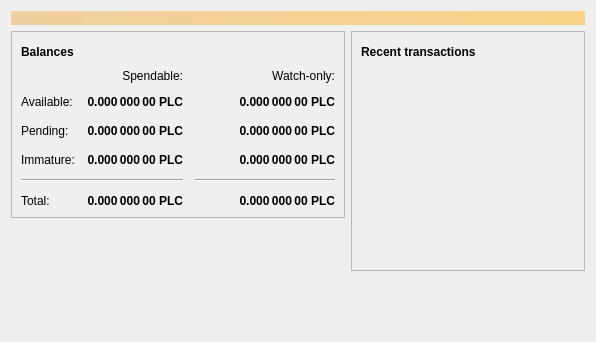
<?xml version="1.0" encoding="UTF-8"?>
<ui version="4.0">
 <class>OverviewPage</class>
 <widget class="QWidget" name="OverviewPage">
  <property name="geometry">
   <rect>
    <x>0</x>
    <y>0</y>
    <width>596</width>
    <height>342</height>
   </rect>
  </property>
  <property name="windowTitle">
   <string>Form</string>
  </property>
  <layout class="QVBoxLayout" name="topLayout">
   <item>
    <widget class="QLabel" name="labelAlerts">
     <property name="visible">
      <bool>false</bool>
     </property>
     <property name="styleSheet">
      <string notr="true">QLabel { background-color: qlineargradient(x1: 0, y1: 0, x2: 1, y2: 0, stop:0 #F0D0A0, stop:1 #F8D488); color:#000000; }</string>
     </property>
     <property name="wordWrap">
      <bool>true</bool>
     </property>
     <property name="margin">
      <number>3</number>
     </property>
     <property name="textInteractionFlags">
      <set>Qt::TextSelectableByMouse</set>
     </property>
    </widget>
   </item>
   <item>
    <layout class="QHBoxLayout" name="horizontalLayout" stretch="1,1">
     <item>
      <layout class="QVBoxLayout" name="verticalLayout_2">
       <item>
        <widget class="QFrame" name="frame">
         <property name="frameShape">
          <enum>QFrame::StyledPanel</enum>
         </property>
         <property name="frameShadow">
          <enum>QFrame::Raised</enum>
         </property>
         <layout class="QVBoxLayout" name="verticalLayout_4">
          <item>
           <layout class="QHBoxLayout" name="horizontalLayout_4">
            <item>
             <widget class="QLabel" name="label_5">
              <property name="font">
               <font>
                <weight>75</weight>
                <bold>true</bold>
               </font>
              </property>
              <property name="text">
               <string>Balances</string>
              </property>
             </widget>
            </item>
            <item>
             <widget class="QPushButton" name="labelWalletStatus">
              <property name="enabled">
               <bool>true</bool>
              </property>
              <property name="maximumSize">
               <size>
                <width>30</width>
                <height>16777215</height>
               </size>
              </property>
              <property name="toolTip">
               <string>The displayed information may be out of date. Your wallet automatically synchronizes with the Platincoin network after a connection is established, but this process has not completed yet.</string>
              </property>
              <property name="text">
               <string/>
              </property>
              <property name="icon">
               <iconset resource="../bitcoin.qrc">
                <normaloff>:/icons/warning</normaloff>
                <disabledoff>:/icons/warning</disabledoff>:/icons/warning</iconset>
              </property>
              <property name="iconSize">
               <size>
                <width>24</width>
                <height>24</height>
               </size>
              </property>
              <property name="flat">
               <bool>true</bool>
              </property>
             </widget>
            </item>
            <item>
             <spacer name="horizontalSpacer_3">
              <property name="orientation">
               <enum>Qt::Horizontal</enum>
              </property>
              <property name="sizeHint" stdset="0">
               <size>
                <width>40</width>
                <height>20</height>
               </size>
              </property>
             </spacer>
            </item>
           </layout>
          </item>
          <item>
           <layout class="QGridLayout" name="gridLayout">
            <property name="spacing">
             <number>12</number>
            </property>
            <item row="2" column="2">
             <widget class="QLabel" name="labelWatchPending">
              <property name="font">
               <font>
                <weight>75</weight>
                <bold>true</bold>
               </font>
              </property>
              <property name="cursor">
               <cursorShape>IBeamCursor</cursorShape>
              </property>
              <property name="toolTip">
               <string>Unconfirmed transactions to watch-only addresses</string>
              </property>
              <property name="text">
               <string notr="true">0.000 000 00 PLC</string>
              </property>
              <property name="alignment">
               <set>Qt::AlignRight|Qt::AlignTrailing|Qt::AlignVCenter</set>
              </property>
              <property name="textInteractionFlags">
               <set>Qt::LinksAccessibleByMouse|Qt::TextSelectableByKeyboard|Qt::TextSelectableByMouse</set>
              </property>
             </widget>
            </item>
            <item row="2" column="1">
             <widget class="QLabel" name="labelUnconfirmed">
              <property name="font">
               <font>
                <weight>75</weight>
                <bold>true</bold>
               </font>
              </property>
              <property name="cursor">
               <cursorShape>IBeamCursor</cursorShape>
              </property>
              <property name="toolTip">
               <string>Total of transactions that have yet to be confirmed, and do not yet count toward the spendable balance</string>
              </property>
              <property name="text">
               <string notr="true">0.000 000 00 PLC</string>
              </property>
              <property name="alignment">
               <set>Qt::AlignRight|Qt::AlignTrailing|Qt::AlignVCenter</set>
              </property>
              <property name="textInteractionFlags">
               <set>Qt::LinksAccessibleByMouse|Qt::TextSelectableByKeyboard|Qt::TextSelectableByMouse</set>
              </property>
             </widget>
            </item>
            <item row="3" column="2">
             <widget class="QLabel" name="labelWatchImmature">
              <property name="font">
               <font>
                <weight>75</weight>
                <bold>true</bold>
               </font>
              </property>
              <property name="cursor">
               <cursorShape>IBeamCursor</cursorShape>
              </property>
              <property name="toolTip">
               <string>Mined balance in watch-only addresses that has not yet matured</string>
              </property>
              <property name="text">
               <string notr="true">0.000 000 00 PLC</string>
              </property>
              <property name="alignment">
               <set>Qt::AlignRight|Qt::AlignTrailing|Qt::AlignVCenter</set>
              </property>
              <property name="textInteractionFlags">
               <set>Qt::LinksAccessibleByMouse|Qt::TextSelectableByKeyboard|Qt::TextSelectableByMouse</set>
              </property>
             </widget>
            </item>
            <item row="4" column="0" colspan="2">
             <widget class="Line" name="line">
              <property name="orientation">
               <enum>Qt::Horizontal</enum>
              </property>
             </widget>
            </item>
            <item row="4" column="2">
             <widget class="Line" name="lineWatchBalance">
              <property name="sizePolicy">
               <sizepolicy hsizetype="Preferred" vsizetype="Fixed">
                <horstretch>0</horstretch>
                <verstretch>0</verstretch>
               </sizepolicy>
              </property>
              <property name="minimumSize">
               <size>
                <width>140</width>
                <height>0</height>
               </size>
              </property>
              <property name="orientation">
               <enum>Qt::Horizontal</enum>
              </property>
             </widget>
            </item>
            <item row="5" column="0">
             <widget class="QLabel" name="labelTotalText">
              <property name="text">
               <string>Total:</string>
              </property>
             </widget>
            </item>
            <item row="3" column="1">
             <widget class="QLabel" name="labelImmature">
              <property name="font">
               <font>
                <weight>75</weight>
                <bold>true</bold>
               </font>
              </property>
              <property name="cursor">
               <cursorShape>IBeamCursor</cursorShape>
              </property>
              <property name="toolTip">
               <string>Mined balance that has not yet matured</string>
              </property>
              <property name="text">
               <string notr="true">0.000 000 00 PLC</string>
              </property>
              <property name="alignment">
               <set>Qt::AlignRight|Qt::AlignTrailing|Qt::AlignVCenter</set>
              </property>
              <property name="textInteractionFlags">
               <set>Qt::LinksAccessibleByMouse|Qt::TextSelectableByKeyboard|Qt::TextSelectableByMouse</set>
              </property>
             </widget>
            </item>
            <item row="2" column="3">
             <spacer name="horizontalSpacer_2">
              <property name="orientation">
               <enum>Qt::Horizontal</enum>
              </property>
              <property name="sizeHint" stdset="0">
               <size>
                <width>40</width>
                <height>20</height>
               </size>
              </property>
             </spacer>
            </item>
            <item row="3" column="0">
             <widget class="QLabel" name="labelImmatureText">
              <property name="text">
               <string>Immature:</string>
              </property>
             </widget>
            </item>
            <item row="5" column="1">
             <widget class="QLabel" name="labelTotal">
              <property name="font">
               <font>
                <weight>75</weight>
                <bold>true</bold>
               </font>
              </property>
              <property name="cursor">
               <cursorShape>IBeamCursor</cursorShape>
              </property>
              <property name="toolTip">
               <string>Your current total balance</string>
              </property>
              <property name="text">
               <string notr="true">0.000 000 00 PLC</string>
              </property>
              <property name="alignment">
               <set>Qt::AlignRight|Qt::AlignTrailing|Qt::AlignVCenter</set>
              </property>
              <property name="textInteractionFlags">
               <set>Qt::LinksAccessibleByMouse|Qt::TextSelectableByKeyboard|Qt::TextSelectableByMouse</set>
              </property>
             </widget>
            </item>
            <item row="5" column="2">
             <widget class="QLabel" name="labelWatchTotal">
              <property name="font">
               <font>
                <weight>75</weight>
                <bold>true</bold>
               </font>
              </property>
              <property name="cursor">
               <cursorShape>IBeamCursor</cursorShape>
              </property>
              <property name="toolTip">
               <string>Current total balance in watch-only addresses</string>
              </property>
              <property name="text">
               <string notr="true">0.000 000 00 PLC</string>
              </property>
              <property name="alignment">
               <set>Qt::AlignRight|Qt::AlignTrailing|Qt::AlignVCenter</set>
              </property>
              <property name="textInteractionFlags">
               <set>Qt::LinksAccessibleByMouse|Qt::TextSelectableByKeyboard|Qt::TextSelectableByMouse</set>
              </property>
             </widget>
            </item>
            <item row="0" column="2">
             <widget class="QLabel" name="labelWatchonly">
              <property name="text">
               <string>Watch-only:</string>
              </property>
              <property name="alignment">
               <set>Qt::AlignRight|Qt::AlignTrailing|Qt::AlignVCenter</set>
              </property>
             </widget>
            </item>
            <item row="1" column="0">
             <widget class="QLabel" name="labelBalanceText">
              <property name="text">
               <string>Available:</string>
              </property>
             </widget>
            </item>
            <item row="1" column="1">
             <widget class="QLabel" name="labelBalance">
              <property name="font">
               <font>
                <weight>75</weight>
                <bold>true</bold>
               </font>
              </property>
              <property name="cursor">
               <cursorShape>IBeamCursor</cursorShape>
              </property>
              <property name="toolTip">
               <string>Your current spendable balance</string>
              </property>
              <property name="text">
               <string notr="true">0.000 000 00 PLC</string>
              </property>
              <property name="alignment">
               <set>Qt::AlignRight|Qt::AlignTrailing|Qt::AlignVCenter</set>
              </property>
              <property name="textInteractionFlags">
               <set>Qt::LinksAccessibleByMouse|Qt::TextSelectableByKeyboard|Qt::TextSelectableByMouse</set>
              </property>
             </widget>
            </item>
            <item row="1" column="2">
             <widget class="QLabel" name="labelWatchAvailable">
              <property name="font">
               <font>
                <weight>75</weight>
                <bold>true</bold>
               </font>
              </property>
              <property name="cursor">
               <cursorShape>IBeamCursor</cursorShape>
              </property>
              <property name="toolTip">
               <string>Your current balance in watch-only addresses</string>
              </property>
              <property name="text">
               <string notr="true">0.000 000 00 PLC</string>
              </property>
              <property name="alignment">
               <set>Qt::AlignRight|Qt::AlignTrailing|Qt::AlignVCenter</set>
              </property>
              <property name="textInteractionFlags">
               <set>Qt::LinksAccessibleByMouse|Qt::TextSelectableByKeyboard|Qt::TextSelectableByMouse</set>
              </property>
             </widget>
            </item>
            <item row="2" column="0">
             <widget class="QLabel" name="labelPendingText">
              <property name="text">
               <string>Pending:</string>
              </property>
             </widget>
            </item>
            <item row="0" column="1">
             <widget class="QLabel" name="labelSpendable">
              <property name="text">
               <string>Spendable:</string>
              </property>
              <property name="alignment">
               <set>Qt::AlignRight|Qt::AlignTrailing|Qt::AlignVCenter</set>
              </property>
             </widget>
            </item>
           </layout>
          </item>
         </layout>
        </widget>
       </item>
       <item>
        <spacer name="verticalSpacer">
         <property name="orientation">
          <enum>Qt::Vertical</enum>
         </property>
         <property name="sizeHint" stdset="0">
          <size>
           <width>20</width>
           <height>40</height>
          </size>
         </property>
        </spacer>
       </item>
      </layout>
     </item>
     <item>
      <layout class="QVBoxLayout" name="verticalLayout_3">
       <item>
        <widget class="QFrame" name="frame_2">
         <property name="frameShape">
          <enum>QFrame::StyledPanel</enum>
         </property>
         <property name="frameShadow">
          <enum>QFrame::Raised</enum>
         </property>
         <layout class="QVBoxLayout" name="verticalLayout">
          <item>
           <layout class="QHBoxLayout" name="horizontalLayout_2">
            <item>
             <widget class="QLabel" name="label_4">
              <property name="font">
               <font>
                <weight>75</weight>
                <bold>true</bold>
               </font>
              </property>
              <property name="text">
               <string>Recent transactions</string>
              </property>
             </widget>
            </item>
            <item>
             <widget class="QPushButton" name="labelTransactionsStatus">
              <property name="enabled">
               <bool>true</bool>
              </property>
              <property name="maximumSize">
               <size>
                <width>30</width>
                <height>16777215</height>
               </size>
              </property>
              <property name="toolTip">
               <string>The displayed information may be out of date. Your wallet automatically synchronizes with the Platincoin network after a connection is established, but this process has not completed yet.</string>
              </property>
              <property name="text">
               <string/>
              </property>
              <property name="icon">
               <iconset resource="../bitcoin.qrc">
                <normaloff>:/icons/warning</normaloff>
                <disabledoff>:/icons/warning</disabledoff>:/icons/warning</iconset>
              </property>
              <property name="iconSize">
               <size>
                <width>24</width>
                <height>24</height>
               </size>
              </property>
              <property name="flat">
               <bool>true</bool>
              </property>
             </widget>
            </item>
            <item>
             <spacer name="horizontalSpacer">
              <property name="orientation">
               <enum>Qt::Horizontal</enum>
              </property>
              <property name="sizeHint" stdset="0">
               <size>
                <width>40</width>
                <height>20</height>
               </size>
              </property>
             </spacer>
            </item>
           </layout>
          </item>
          <item>
           <widget class="QListView" name="listTransactions">
            <property name="styleSheet">
             <string notr="true">QListView { background: transparent; }</string>
            </property>
            <property name="frameShape">
             <enum>QFrame::NoFrame</enum>
            </property>
            <property name="verticalScrollBarPolicy">
             <enum>Qt::ScrollBarAlwaysOff</enum>
            </property>
            <property name="horizontalScrollBarPolicy">
             <enum>Qt::ScrollBarAlwaysOff</enum>
            </property>
            <property name="selectionMode">
             <enum>QAbstractItemView::NoSelection</enum>
            </property>
           </widget>
          </item>
         </layout>
        </widget>
       </item>
       <item>
        <spacer name="verticalSpacer_2">
         <property name="orientation">
          <enum>Qt::Vertical</enum>
         </property>
         <property name="sizeHint" stdset="0">
          <size>
           <width>20</width>
           <height>40</height>
          </size>
         </property>
        </spacer>
       </item>
      </layout>
     </item>
    </layout>
   </item>
  </layout>
 </widget>
 <resources/>
 <connections/>
</ui>
